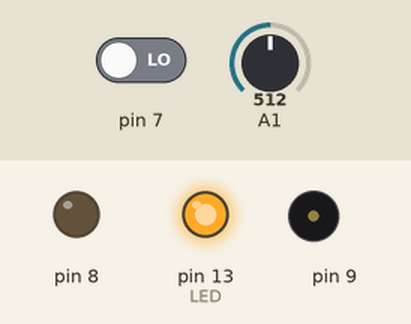
Recording of a sketch running on a simulated Arduino Uno, built with avr-gcc and run on an emulated ATmega328P. Parts: output pins drawn as LEDs (lit = HIGH), buzzer (waves = sounding). The test bench sets the inputs (shaded band); at power-on: pin 7 LOW, A1 = 512.

Above: at 1.8 s.
1.9 s: pin 7 driven HIGH
At 2.8 s:
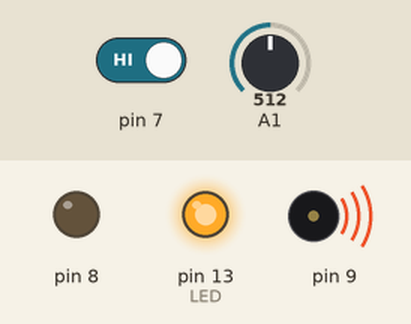
6.0 s: A1 set to 278
9.5 s: A1 set to 255
At 10.5 s:
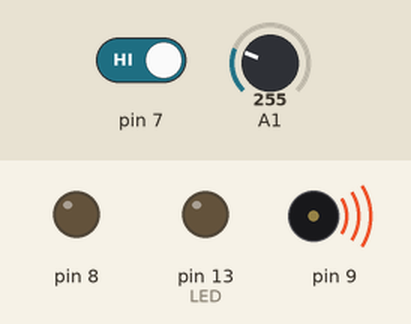
13.5 s: A1 set to 306
At 14.7 s:
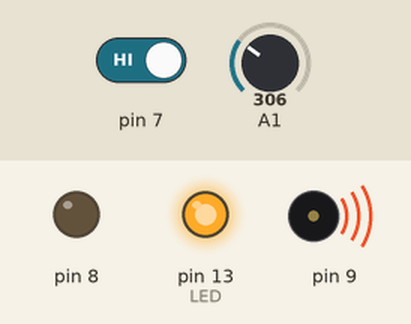
17.6 s: A1 set to 122
At 18.8 s:
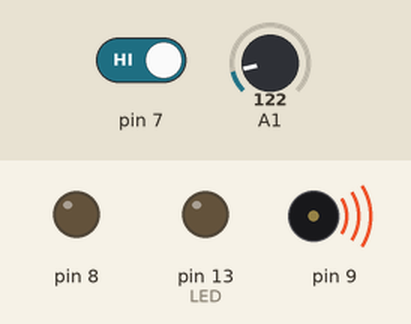
Timing chart, 0 to 20.6 s (numbered marks = the images above; inputs shaded):
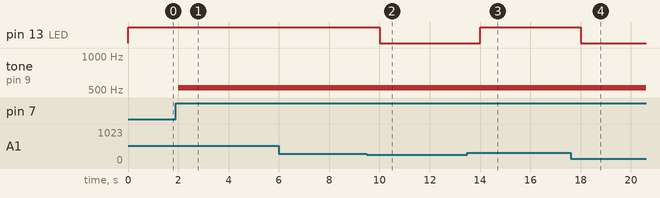

Measured:
- the behaviour switches between 266 and 265 on A1 (found by bisection; images 1 and 2)
- after the input at 1.9 s, tone on pin 9: silent → 523 Hz after 0.10 s
- after the input at 9.5 s, pin 13 (LED): HIGH → LOW after 0.50 s
- after the input at 13.5 s, pin 13 (LED): LOW → HIGH after 0.50 s
- after the input at 17.6 s, pin 13 (LED): HIGH → LOW after 0.40 s

The sketch:

detection_of_object_and_temperature1.ino
```cpp
// C++ code
//
/*
  code for security system
*/
float temp;
float vout;
float vout1;
int LED = 13;
void setup()
{
  pinMode(7, INPUT);
  pinMode(8, OUTPUT);
  pinMode(A1, INPUT);
  pinMode(LED,OUTPUT);
}

void loop()
{
  if (digitalRead(7) == HIGH) {
    tone(9, 523, 1000); // play tone 60 (C5 = 523 Hz)
  } else {
    digitalWrite(8, LOW);
    noTone(9);
  }
  vout=analogRead(A1);
vout1=(vout/1023)*5000;
temp=(vout1-500)/10;

if (temp>=80)
{
digitalWrite(LED,HIGH);
}
else
{
digitalWrite(LED,LOW);
}
  delay(1000); // Wait for 1000 millisecond(s)
}
```
